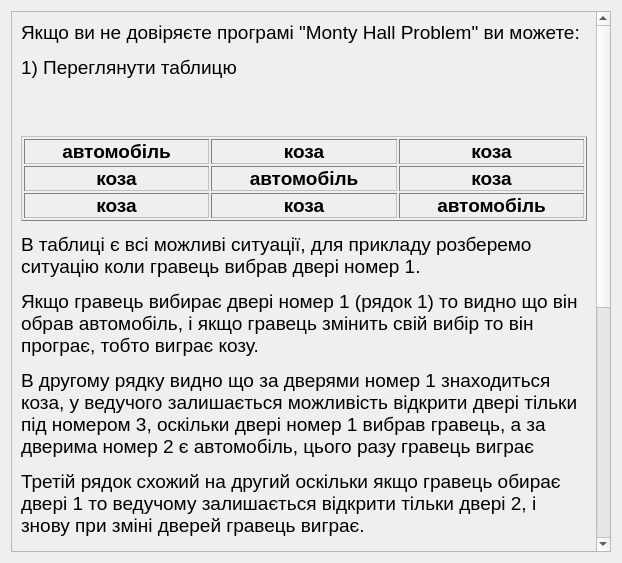
<?xml version="1.0" encoding="UTF-8"?>
<ui version="4.0">
 <class>addition</class>
 <widget class="QDialog" name="addition">
  <property name="geometry">
   <rect>
    <x>0</x>
    <y>0</y>
    <width>622</width>
    <height>563</height>
   </rect>
  </property>
  <property name="windowTitle">
   <string>Гра махлює ?</string>
  </property>
  <layout class="QGridLayout" name="gridLayout_2">
   <item row="0" column="0">
    <widget class="QScrollArea" name="scrollArea">
     <property name="widgetResizable">
      <bool>true</bool>
     </property>
     <widget class="QWidget" name="scrollAreaWidgetContents">
      <property name="geometry">
       <rect>
        <x>0</x>
        <y>-453</y>
        <width>585</width>
        <height>996</height>
       </rect>
      </property>
      <layout class="QGridLayout" name="gridLayout">
       <item row="0" column="0">
        <widget class="QLabel" name="label">
         <property name="font">
          <font>
           <pointsize>14</pointsize>
          </font>
         </property>
         <property name="text">
          <string>&lt;html&gt;&lt;head/&gt;&lt;body&gt;&lt;p&gt;Якщо ви не довіряєте програмі &amp;quot;Monty Hall Problem&amp;quot; ви можете:&lt;/p&gt;&lt;p&gt;1) Переглянути таблицю&lt;/p&gt;&lt;p&gt;&lt;br/&gt;&lt;/p&gt;&lt;table border=&quot;1&quot; style=&quot; margin-top:0px; margin-bottom:0px; margin-left:0px; margin-right:0px;&quot; width=&quot;100%&quot; cellspacing=&quot;2&quot; cellpadding=&quot;0&quot;&gt;&lt;tr&gt;&lt;td&gt;&lt;p align=&quot;center&quot;&gt;&lt;span style=&quot; font-weight:600;&quot;&gt;автомобіль&lt;/span&gt;&lt;/p&gt;&lt;/td&gt;&lt;td&gt;&lt;p align=&quot;center&quot;&gt;&lt;span style=&quot; font-weight:600;&quot;&gt;коза&lt;/span&gt;&lt;/p&gt;&lt;/td&gt;&lt;td&gt;&lt;p align=&quot;center&quot;&gt;&lt;span style=&quot; font-weight:600;&quot;&gt;коза&lt;/span&gt;&lt;/p&gt;&lt;/td&gt;&lt;/tr&gt;&lt;tr&gt;&lt;td&gt;&lt;p align=&quot;center&quot;&gt;&lt;span style=&quot; font-weight:600;&quot;&gt;коза&lt;/span&gt;&lt;/p&gt;&lt;/td&gt;&lt;td&gt;&lt;p align=&quot;center&quot;&gt;&lt;span style=&quot; font-weight:600;&quot;&gt;автомобіль&lt;/span&gt;&lt;/p&gt;&lt;/td&gt;&lt;td&gt;&lt;p align=&quot;center&quot;&gt;&lt;span style=&quot; font-weight:600;&quot;&gt;коза&lt;/span&gt;&lt;/p&gt;&lt;/td&gt;&lt;/tr&gt;&lt;tr&gt;&lt;td&gt;&lt;p align=&quot;center&quot;&gt;&lt;span style=&quot; font-weight:600;&quot;&gt;коза&lt;/span&gt;&lt;/p&gt;&lt;/td&gt;&lt;td&gt;&lt;p align=&quot;center&quot;&gt;&lt;span style=&quot; font-weight:600;&quot;&gt;коза&lt;/span&gt;&lt;/p&gt;&lt;/td&gt;&lt;td&gt;&lt;p align=&quot;center&quot;&gt;&lt;span style=&quot; font-weight:600;&quot;&gt;автомобіль&lt;/span&gt;&lt;/p&gt;&lt;/td&gt;&lt;/tr&gt;&lt;/table&gt;&lt;p&gt;В таблиці є всі можливі ситуації, для прикладу розберемо ситуацію коли гравець вибрав двері номер 1.&lt;/p&gt;&lt;p&gt;Якщо гравець вибирає двері номер 1 (рядок 1) то видно що він обрав автомобіль, і якщо гравець змінить свій вибір то він програє, тобто виграє козу.&lt;/p&gt;&lt;p&gt;В другому рядку видно що за дверями номер 1 знаходиться коза, у ведучого залишається можливість відкрити двері тільки під номером 3, оскільки двері номер 1 вибрав гравець, а за дверима номер 2 є автомобіль, цього разу гравець виграє&lt;/p&gt;&lt;p&gt;Третій рядок схожий на другий оскільки якщо гравець обирає двері 1 то ведучому залишається відкрити тільки двері 2, і знову при зміні дверей гравець виграє.&lt;/p&gt;&lt;p&gt;Ми можемо побачити з таблиці що шанси збільшуються якщо змінювати двері.&lt;/p&gt;&lt;p&gt;2) Переглянути код програми&lt;/p&gt;&lt;p&gt;Це &amp;quot;відкрити програмне забезпечення&amp;quot; тому ви можете переглянути код програми в &amp;quot;GitHub&amp;quot;&lt;/p&gt;&lt;p&gt;3) Знайдіть додаткові докази&lt;/p&gt;&lt;p&gt;Ви можете знайти додаткові докази парадокса Монти Холла в інтернеті.&lt;/p&gt;&lt;p&gt;4) Дізнайтесь результат наперед&lt;/p&gt;&lt;p&gt;Ви можете ввести кількість ігор, і програма згенерує для вас текстовий файл що містить комбінації речей захованих за дверями, ви зможете після кожної гри перевірити результати&lt;br/&gt;&lt;/p&gt;&lt;/body&gt;&lt;/html&gt;</string>
         </property>
         <property name="wordWrap">
          <bool>true</bool>
         </property>
        </widget>
       </item>
       <item row="1" column="0">
        <layout class="QVBoxLayout" name="verticalLayout">
         <item>
          <widget class="QLabel" name="label_2">
           <property name="font">
            <font>
             <pointsize>14</pointsize>
            </font>
           </property>
           <property name="text">
            <string>Виберіть кількість ігор</string>
           </property>
          </widget>
         </item>
         <item>
          <layout class="QHBoxLayout" name="horizontalLayout">
           <item>
            <widget class="QSpinBox" name="spinBox">
             <property name="font">
              <font>
               <pointsize>14</pointsize>
              </font>
             </property>
             <property name="minimum">
              <number>1</number>
             </property>
             <property name="maximum">
              <number>300</number>
             </property>
            </widget>
           </item>
           <item>
            <widget class="QPushButton" name="pushButton">
             <property name="sizePolicy">
              <sizepolicy hsizetype="Fixed" vsizetype="Fixed">
               <horstretch>0</horstretch>
               <verstretch>0</verstretch>
              </sizepolicy>
             </property>
             <property name="font">
              <font>
               <pointsize>14</pointsize>
              </font>
             </property>
             <property name="text">
              <string>Генерувати</string>
             </property>
            </widget>
           </item>
          </layout>
         </item>
        </layout>
       </item>
      </layout>
     </widget>
    </widget>
   </item>
  </layout>
 </widget>
 <resources/>
 <connections/>
</ui>
